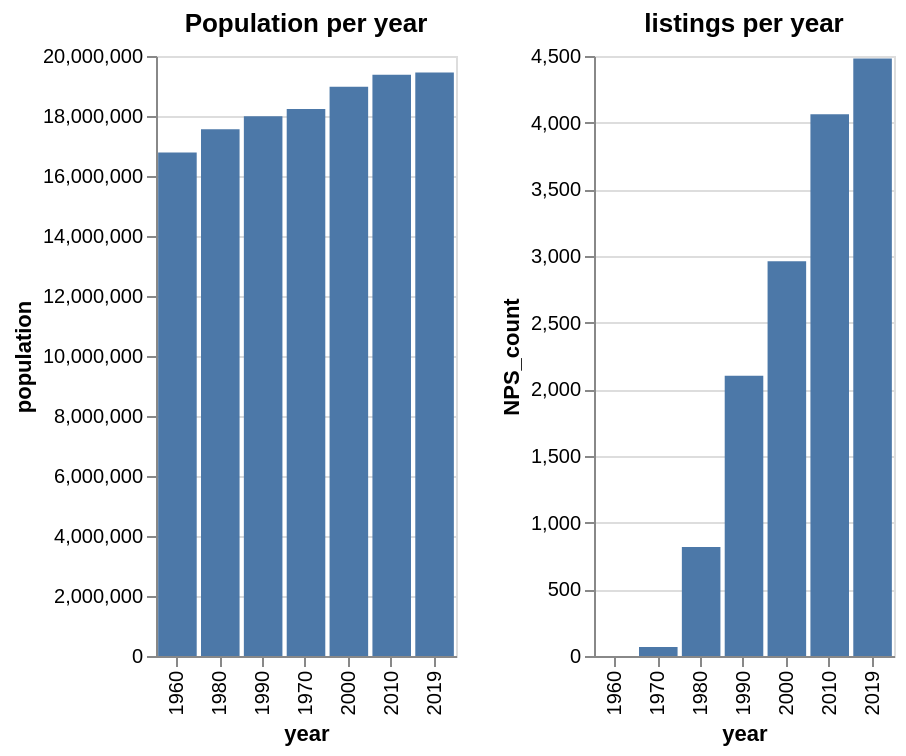

Here is the Vega-Lite specification saved for this chart:
### Vega-Lite specification from a JSON file in a GitHub repository (floating-point values rounded to 4 significant figures)
{"config": {"view": {"continuousWidth": 400, "continuousHeight": 300}}, "hconcat": [{"mark": "bar", "encoding": {"x": {"type": "nominal", "field": "year", "sort": "y"}, "y": {"type": "quantitative", "field": "population"}}, "title": "Population per year", "width": 150}, {"mark": "bar", "encoding": {"x": {"type": "nominal", "field": "year", "sort": "y"}, "y": {"type": "quantitative", "field": "NPS_count"}}, "title": "listings per year", "width": 150}], "data": {"name": "data-6032581d493f38423fb8c45fd08026c8"}, "$schema": "https://vega.github.io/schema/vega-lite/v4.8.1.json", "datasets": {"data-6032581d493f38423fb8c45fd08026c8": [{"year": 1960, "population": 16782304, "NPS_count": 0}, {"year": 1970, "population": 18236967, "NPS_count": 68}, {"year": 1980, "population": 17558072, "NPS_count": 818}, {"year": 1990, "population": 17990455, "NPS_count": 2102}, {"year": 2000, "population": 18976457, "NPS_count": 2960}, {"year": 2010, "population": 19378102, "NPS_count": 4064}, {"year": 2019, "population": 19453561, "NPS_count": 4481}]}}
